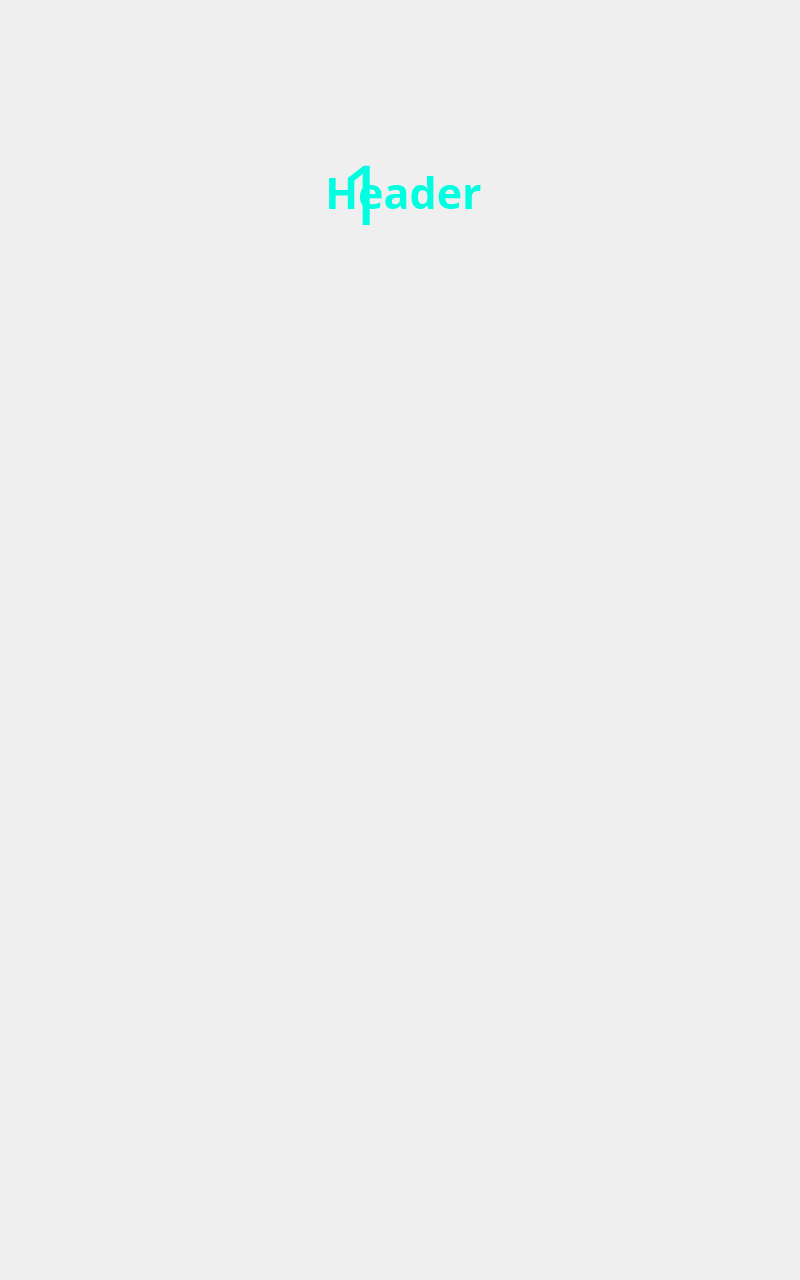
<?xml version="1.0" encoding="UTF-8"?>
<ui version="4.0">
 <class>SwapView</class>
 <widget class="QMainWindow" name="SwapView">
  <property name="geometry">
   <rect>
    <x>0</x>
    <y>0</y>
    <width>800</width>
    <height>1280</height>
   </rect>
  </property>
  <property name="sizePolicy">
   <sizepolicy hsizetype="Fixed" vsizetype="Fixed">
    <horstretch>0</horstretch>
    <verstretch>0</verstretch>
   </sizepolicy>
  </property>
  <property name="cursor">
   <cursorShape>ArrowCursor</cursorShape>
  </property>
  <property name="windowTitle">
   <string>MainWindow</string>
  </property>
  <property name="styleSheet">
   <string notr="true">#centralwidget{border-image:url(:/img/UI/images/Custom Size – 7.png) 0 0 0 0 stretch stretch;}
</string>
  </property>
  <widget class="QWidget" name="centralwidget">
   <property name="sizePolicy">
    <sizepolicy hsizetype="Expanding" vsizetype="Expanding">
     <horstretch>0</horstretch>
     <verstretch>0</verstretch>
    </sizepolicy>
   </property>
   <property name="styleSheet">
    <string notr="true"/>
   </property>
   <widget class="QLabel" name="lblState">
    <property name="geometry">
     <rect>
      <x>314</x>
      <y>143</y>
      <width>100</width>
      <height>100</height>
     </rect>
    </property>
    <property name="sizePolicy">
     <sizepolicy hsizetype="Preferred" vsizetype="Preferred">
      <horstretch>0</horstretch>
      <verstretch>173</verstretch>
     </sizepolicy>
    </property>
    <property name="palette">
     <palette>
      <active>
       <colorrole role="WindowText">
        <brush brushstyle="SolidPattern">
         <color alpha="255">
          <red>0</red>
          <green>255</green>
          <blue>224</blue>
         </color>
        </brush>
       </colorrole>
       <colorrole role="Button">
        <brush brushstyle="SolidPattern">
         <color alpha="0">
          <red>0</red>
          <green>0</green>
          <blue>0</blue>
         </color>
        </brush>
       </colorrole>
       <colorrole role="Text">
        <brush brushstyle="SolidPattern">
         <color alpha="255">
          <red>0</red>
          <green>255</green>
          <blue>224</blue>
         </color>
        </brush>
       </colorrole>
       <colorrole role="ButtonText">
        <brush brushstyle="SolidPattern">
         <color alpha="255">
          <red>0</red>
          <green>255</green>
          <blue>224</blue>
         </color>
        </brush>
       </colorrole>
       <colorrole role="Base">
        <brush brushstyle="SolidPattern">
         <color alpha="0">
          <red>0</red>
          <green>0</green>
          <blue>0</blue>
         </color>
        </brush>
       </colorrole>
       <colorrole role="Window">
        <brush brushstyle="SolidPattern">
         <color alpha="0">
          <red>0</red>
          <green>0</green>
          <blue>0</blue>
         </color>
        </brush>
       </colorrole>
       <colorrole role="PlaceholderText">
        <brush brushstyle="NoBrush">
         <color alpha="128">
          <red>0</red>
          <green>255</green>
          <blue>224</blue>
         </color>
        </brush>
       </colorrole>
      </active>
      <inactive>
       <colorrole role="WindowText">
        <brush brushstyle="SolidPattern">
         <color alpha="255">
          <red>0</red>
          <green>255</green>
          <blue>224</blue>
         </color>
        </brush>
       </colorrole>
       <colorrole role="Button">
        <brush brushstyle="SolidPattern">
         <color alpha="0">
          <red>0</red>
          <green>0</green>
          <blue>0</blue>
         </color>
        </brush>
       </colorrole>
       <colorrole role="Text">
        <brush brushstyle="SolidPattern">
         <color alpha="255">
          <red>0</red>
          <green>255</green>
          <blue>224</blue>
         </color>
        </brush>
       </colorrole>
       <colorrole role="ButtonText">
        <brush brushstyle="SolidPattern">
         <color alpha="255">
          <red>0</red>
          <green>255</green>
          <blue>224</blue>
         </color>
        </brush>
       </colorrole>
       <colorrole role="Base">
        <brush brushstyle="SolidPattern">
         <color alpha="0">
          <red>0</red>
          <green>0</green>
          <blue>0</blue>
         </color>
        </brush>
       </colorrole>
       <colorrole role="Window">
        <brush brushstyle="SolidPattern">
         <color alpha="0">
          <red>0</red>
          <green>0</green>
          <blue>0</blue>
         </color>
        </brush>
       </colorrole>
       <colorrole role="PlaceholderText">
        <brush brushstyle="NoBrush">
         <color alpha="128">
          <red>0</red>
          <green>255</green>
          <blue>224</blue>
         </color>
        </brush>
       </colorrole>
      </inactive>
      <disabled>
       <colorrole role="WindowText">
        <brush brushstyle="SolidPattern">
         <color alpha="255">
          <red>0</red>
          <green>255</green>
          <blue>224</blue>
         </color>
        </brush>
       </colorrole>
       <colorrole role="Button">
        <brush brushstyle="SolidPattern">
         <color alpha="0">
          <red>0</red>
          <green>0</green>
          <blue>0</blue>
         </color>
        </brush>
       </colorrole>
       <colorrole role="Text">
        <brush brushstyle="SolidPattern">
         <color alpha="255">
          <red>0</red>
          <green>255</green>
          <blue>224</blue>
         </color>
        </brush>
       </colorrole>
       <colorrole role="ButtonText">
        <brush brushstyle="SolidPattern">
         <color alpha="255">
          <red>0</red>
          <green>255</green>
          <blue>224</blue>
         </color>
        </brush>
       </colorrole>
       <colorrole role="Base">
        <brush brushstyle="SolidPattern">
         <color alpha="0">
          <red>0</red>
          <green>0</green>
          <blue>0</blue>
         </color>
        </brush>
       </colorrole>
       <colorrole role="Window">
        <brush brushstyle="SolidPattern">
         <color alpha="0">
          <red>0</red>
          <green>0</green>
          <blue>0</blue>
         </color>
        </brush>
       </colorrole>
       <colorrole role="PlaceholderText">
        <brush brushstyle="NoBrush">
         <color alpha="128">
          <red>0</red>
          <green>255</green>
          <blue>224</blue>
         </color>
        </brush>
       </colorrole>
      </disabled>
     </palette>
    </property>
    <property name="font">
     <font>
      <family>UTM BryantLG</family>
      <pointsize>62</pointsize>
      <weight>50</weight>
      <italic>false</italic>
      <bold>false</bold>
     </font>
    </property>
    <property name="styleSheet">
     <string notr="true">background: transparent;  color: rgb(0, 255, 224);</string>
    </property>
    <property name="text">
     <string>1</string>
    </property>
    <property name="scaledContents">
     <bool>false</bool>
    </property>
    <property name="alignment">
     <set>Qt::AlignCenter</set>
    </property>
   </widget>
   <widget class="QLabel" name="lblHeader">
    <property name="geometry">
     <rect>
      <x>48</x>
      <y>97</y>
      <width>711</width>
      <height>191</height>
     </rect>
    </property>
    <property name="font">
     <font>
      <family>UTM BryantLG</family>
      <pointsize>32</pointsize>
      <weight>75</weight>
      <bold>true</bold>
     </font>
    </property>
    <property name="styleSheet">
     <string notr="true">background: transparent; 
color:rgb(0, 255, 224)</string>
    </property>
    <property name="text">
     <string>Header</string>
    </property>
    <property name="alignment">
     <set>Qt::AlignCenter</set>
    </property>
   </widget>
   <widget class="QLabel" name="bpPin">
    <property name="geometry">
     <rect>
      <x>225</x>
      <y>705</y>
      <width>271</width>
      <height>120</height>
     </rect>
    </property>
    <property name="styleSheet">
     <string notr="true">background: transparent;
background-image: url(:/img/UI/images/SELEX SBS icon/battery station3.158.png);
background-repeat: no-repeat;
text-decoration: none;
background-position:left top;
</string>
    </property>
    <property name="text">
     <string/>
    </property>
   </widget>
   <widget class="QLabel" name="lblIcon">
    <property name="geometry">
     <rect>
      <x>50</x>
      <y>430</y>
      <width>691</width>
      <height>441</height>
     </rect>
    </property>
    <property name="styleSheet">
     <string notr="true">	background: transparent;
   background-image:url(:/img/UI/images/SELEX SBS icon/Group 381.png);
   background-repeat: no-repeat;
text-decoration: none;
background-position:left top;
background-position: center;</string>
    </property>
    <property name="text">
     <string/>
    </property>
   </widget>
  </widget>
 </widget>
 <resources/>
 <connections/>
</ui>
